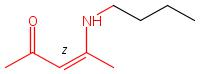
#> input picture jpg/23.jpg, 200 x 74 px, found by its file name
$ python ppm-jpg.py   (older library calls are emulated)
#> lines starting #> are read from the running program, lines starting #| are printed output that depends on the picture
import os
import pandas as pd
from PIL import Image
import scipy.misc as misc
from scipy.misc import imread, imresize, imsave
from rdkit import Chem
from rdkit.Chem import Draw

# 执行：cmd命令,并返回cmd输出的结果
def execCmd(cmd):
    result = os.popen(cmd)
    text = result.read()
    return text

# 执行：将结果（SMILES）写入CSV文件
# [4 lines left out: function writeFile, not called in this run]

# 从PDF中解析出ppm图片,存在文件夹ppm文件夹中
# cmd: pdfimages ~/Documents/bitbucket/ppm-jpg/Michael_similar.pdf
#      ~/Documents/bitbucket/ppm-jpg/Michael_similar/image
def read_pdf_ppm(pdf_path, ppm_path):
    cmd1 = "pdfimages" + " " + pdf_path + " " + ppm_path
    os.system(cmd1)

# 把ppm转化为jpg格式,存在文件夹jpg文件夹中
# [89 lines left out: functions tansfer_ppm_jpg, findStart, findEnd, seperateRP, mergeData, not called in this run]

# [28 lines of commented-out code are left out]
I = imread("Michael_similar/jpg/" + str(23) + ".jpg")
#> I is the input picture: shape (74, 200, 3); mean R, G, B 249.9, 245.8, 245.8
help(misc.imread)
resize_image = misc.imresize(I, [224, 224], interp='lanczos')
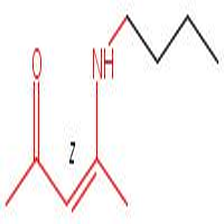
#> resize_image: shape (224, 224, 3); mean R, G, B 249.4, 245.6, 245.6
imsave("Michael_similar/" + str(23) + ".jpg", resize_image,)
commend_line = 'osra '
commend_line += '~/Documents/bitbucket/ppm-jpg/'
commend_line += "Michael_similar/" + str(23) + ".jpg"
smiles = execCmd(commend_line)
print (smiles)

#> (the run stopped early here; a loop or call above may not have finished)

$ run again, with jpg/141.jpg copied over jpg/23.jpg
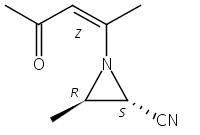
#> input picture jpg/141.jpg, 200 x 135 px, found by its file name
#> I is the input picture: shape (135, 200, 3); min 0, max 255, mean 246.2
#> `resize_image = misc.imresize(I, [224, 224], interp='lanczos')`:
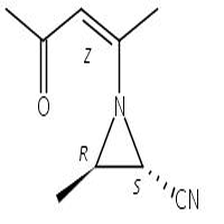
#> resize_image: shape (224, 224, 3); min 0, max 255, mean 245.9

$ run again, with jpg/147.jpg copied over jpg/23.jpg
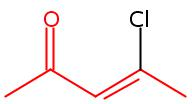
#> input picture jpg/147.jpg, 192 x 104 px, found by its file name
#> I is the input picture: shape (104, 192, 3); mean R, G, B 249.7, 242.1, 241.9
#> `resize_image = misc.imresize(I, [224, 224], interp='lanczos')`:
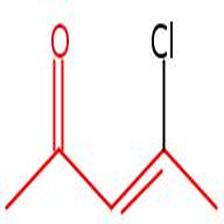
#> resize_image: shape (224, 224, 3); mean R, G, B 249.5, 242, 241.9

$ run again, with jpg/216.jpg copied over jpg/23.jpg
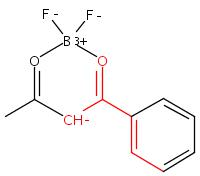
#> input picture jpg/216.jpg, 200 x 176 px, found by its file name
#> I is the input picture: shape (176, 200, 3); mean R, G, B 248.9, 247.3, 247.3
#> `resize_image = misc.imresize(I, [224, 224], interp='lanczos')`:
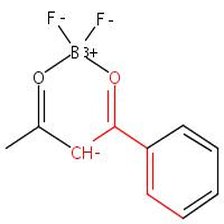
#> resize_image: shape (224, 224, 3); mean R, G, B 248.5, 247, 247
